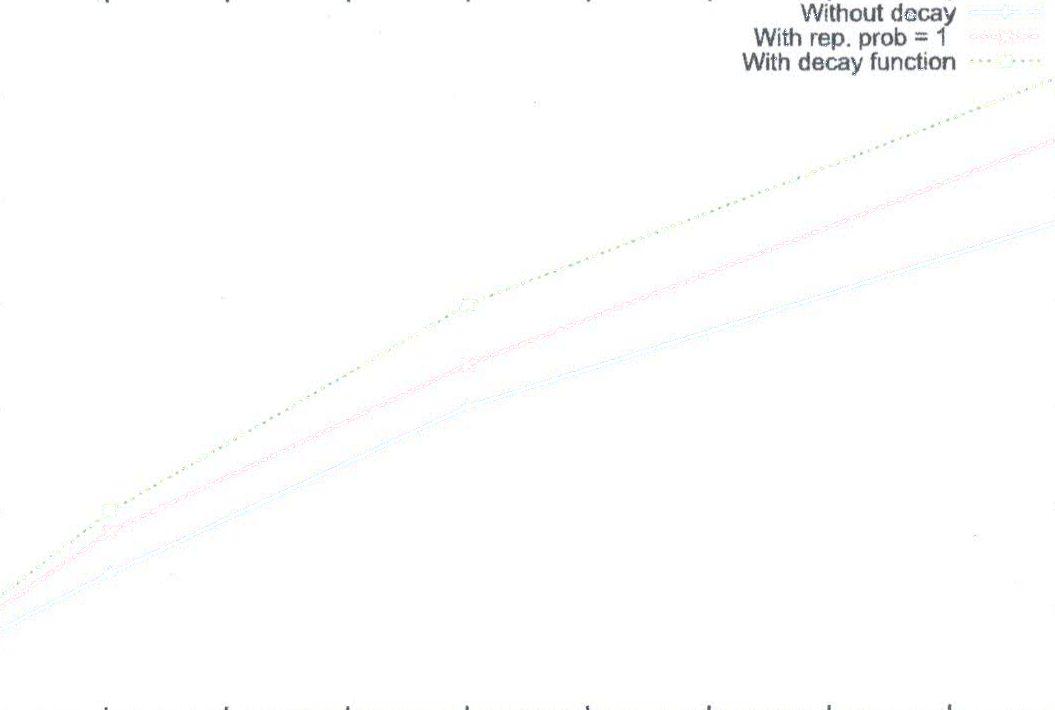
//> input picture ocr/unColored/b.png, 1055 x 710 px
$ ./legendDetection ../../ocr/unColored/b.png   (built with g++ and OpenCV 4)
//> lines starting //> are read from the running program, lines starting //| are printed output that depends on the picture; after the words box and inside, x2 and y2 are one past the last pixel; in counts of white or black regions, pixels touching at a corner belong together
### New Submission/Console/peakdetect.h
#include <stdio.h>
#include <stdlib.h>
#include <string.h>

void print_help(void);

void print_version(void);

int detect_peak(
        const double*   data, /* the data */
        int             data_count, /* row count of data */
        int*            emi_peaks, /* emission peaks will be put here */
        int*            num_emi_peaks, /* number of emission peaks found */
        int             max_emi_peaks, /* maximum number of emission peaks */
        int*            absop_peaks, /* absorption peaks will be put here */
        int*            num_absop_peaks, /* number of absorption peaks found */
        int             max_absop_peaks, /* maximum number of absorption peaks
                                            */
        double          delta, /* delta used for distinguishing peaks */
        int             emi_first /* should we search emission peak first of
                                     absorption peak first? */
        );

int run(int argc,  char **argv);

### ocr/peakdetect.h
#include <stdio.h>
#include <stdlib.h>
#include <string.h>

void print_help(void);

void print_version(void);

int detect_peak(
        const double*   data, /* the data */
        int             data_count, /* row count of data */
        int*            emi_peaks, /* emission peaks will be put here */
        int*            num_emi_peaks, /* number of emission peaks found */
        int             max_emi_peaks, /* maximum number of emission peaks */
        int*            absop_peaks, /* absorption peaks will be put here */
        int*            num_absop_peaks, /* number of absorption peaks found */
        int             max_absop_peaks, /* maximum number of absorption peaks
                                            */
        double          delta, /* delta used for distinguishing peaks */
        int             emi_first /* should we search emission peak first of
                                     absorption peak first? */
        );

int run(int argc,  char **argv);

### ocr/peakdetect.cpp
#include <stdio.h>
#include <stdlib.h>
#include <string.h>
#include "peakdetect.h"
// [41 lines left out: functions print_help, print_version, not called in this run]

int detect_peak(
        const double*   data, /* the data */
        int             data_count, /* row count of data */
        int*            emi_peaks, /* emission peaks will be put here */
        int*            num_emi_peaks, /* number of emission peaks found */
        int             max_emi_peaks, /* maximum number of emission peaks */
        int*            absop_peaks, /* absorption peaks will be put here */
        int*            num_absop_peaks, /* number of absorption peaks found */
        int             max_absop_peaks, /* maximum number of absorption peaks
                                            */
        double          delta, /* delta used for distinguishing peaks */
        int             emi_first /* should we search emission peak first of
                                     absorption peak first? */
        )
{
    int     i;
    double  mx;
    double  mn;
    int     mx_pos = 0;
    int     mn_pos = 0;
    int     is_detecting_emi = emi_first;


    mx = data[0];
    mn = data[0];

    *num_emi_peaks = 0;
    *num_absop_peaks = 0;

    for(i = 1; i < data_count; ++i)
    {
        if(data[i] > mx)
        {
            mx_pos = i;
            mx = data[i];
        }
        if(data[i] < mn)
        {
            mn_pos = i;
            mn = data[i];
        }

        if(is_detecting_emi &&
                data[i] < mx - delta)
        {
            if(*num_emi_peaks >= max_emi_peaks) /* not enough spaces */
                return 1;

            emi_peaks[*num_emi_peaks] = mx_pos;
            ++ (*num_emi_peaks);

            is_detecting_emi = 0;

            i = mx_pos - 1;

            mn = data[mx_pos];
            mn_pos = mx_pos;
        }
        else if((!is_detecting_emi) &&
                data[i] > mn + delta)
        {
            if(*num_absop_peaks >= max_absop_peaks)
                return 2;

            absop_peaks[*num_absop_peaks] = mn_pos;
            ++ (*num_absop_peaks);

            is_detecting_emi = 1;

            i = mn_pos - 1;

            mx = data[mn_pos];
            mx_pos = mn_pos;
        }
    }

    return 0;
}

int run(int argc,  char **argv)
{
#define INITIAL_ROW_COUNT       1500
#define ROW_COUNT_INCREASEMENT  3000
    double*     data[2];
    double      row[2];
#define MAX_PEAK    200
    int         emi_peaks[MAX_PEAK];
    int         absorp_peaks[MAX_PEAK];
    int         emi_count = 0;
    int         absorp_count = 0;
#define LINE_BUFFER_SIZE    120
    char        line[LINE_BUFFER_SIZE];
    FILE*       out =   stdout;
    FILE*       in  =   stdin;
    int         i;
    double      delta = 1e-6;
    int         emission_first = 0;
    int         idummy;

    /*
     * argument parsing
     */
    {
        int flag_delta = 0;
        int flag_in = 0;
        int flag_out = 0;
        int flag_mode = 0;
        for(i = 1; i < argc; ++i)
        {
            if(flag_delta)
            {
                delta = atof(argv[i]);
                flag_delta = 0;
            }
            else if(flag_in)
            {
                in = fopen(argv[i], "r");
                if(!in)
                {
                    fprintf(stdout, "Failed to open file \"");
                    fprintf(stdout, "%s",argv[i]);
                    fprintf(stdout, "\".\n");
                    exit(2);
                }
                flag_in = 0;
            }
            else if(flag_out)
            {
                out = fopen(argv[i], "w");
                if(!out)
                {
                    fprintf(stdout, "Failed to open file \"");
                    fprintf(stdout, "%s",argv[i]);
                    fprintf(stdout, "\".\n");
                    exit(2);
                }
                flag_out = 0;

            }
            else if(flag_mode)
            {
                if(!strcmp(argv[i], "a"))
                    emission_first = 0;
                else if(!strcmp(argv[i], "e"))
                    emission_first = 1;
                else
                {
                    fprintf(stdout,
                            "Argument parsing error: Unknown mode \"");
                    fprintf(stdout,  "%s",argv[i]);
                    fprintf(stdout, "\"\n");
                    exit(4);
                }

                flag_mode = 0;
            }
            else if(!strcmp(argv[i], "-d"))
                flag_delta = 1;
            else if(!strcmp(argv[i], "-i"))
                flag_in = 1;
            else if(!strcmp(argv[i], "-o"))
                flag_out = 1;
            else if(!strcmp(argv[i], "-m"))
                flag_mode = 1;
            else if(!strcmp(argv[i], "--help"))
                print_help();
            else if(!strcmp(argv[i], "--version"))
                print_version();
            else
            {
                fprintf(stdout, "Unknown option \"");
                fprintf(stdout,  "%s",argv[i]);
                fprintf(stdout, "\".\n");
                exit(3);
            }

        }
    }

    data[0] = (double*) malloc(sizeof(double) * INITIAL_ROW_COUNT);
    data[1] = (double*) malloc(sizeof(double) * INITIAL_ROW_COUNT);

    /* read data */
    i = 0;
    while(fgets(line, LINE_BUFFER_SIZE, in))
    {
        /* when the buffer is not large enough, increase the buffer size */
        idummy = i - INITIAL_ROW_COUNT;
        if(idummy >= 0 && idummy % ROW_COUNT_INCREASEMENT == 0)
        {
            double*     tmp;
            int         j;

            for(j = 0; j < 2; ++j)
            {
                tmp = (double*) malloc(
                        sizeof(double) * (i + ROW_COUNT_INCREASEMENT));
                memcpy(tmp, data[j], i * sizeof(double));
                free(data[j]);
                data[j] = tmp;
            }
        }

        sscanf(line, "%lf,%lf", row, row + 1);
        data[0][i] = row[0];
        data[1][i] = row[1];
        ++ i;
    }

    if(detect_peak(data[1], i,
                emi_peaks, &emi_count, MAX_PEAK,
                absorp_peaks, &absorp_count, MAX_PEAK,
                delta, emission_first))
    {
        fprintf(stdout, "There are too many peaks.\n");
        exit(1);
    }
    for(i = 0; i < emi_count; ++i)
        fprintf(out, "%e,%e\n", data[0][emi_peaks[i]], data[1][emi_peaks[i]]);
    puts("");
    for(i = 0; i < absorp_count; ++i)
        fprintf(out, "%e,%e\n", data[0][absorp_peaks[i]],
                data[1][absorp_peaks[i]]);
    fclose(out);
    return 0;
}

### New Submission/Console/legendDetection.cpp
#include "opencv2/highgui/highgui.hpp"
#include "opencv2/imgproc/imgproc.hpp"
#include <iostream>
#include <stdio.h>
#include <stdlib.h>
//#include "stdafx.h"
#include "opencv2/core/core.hpp"
#include "opencv2/opencv.hpp"
#include <opencv2/objdetect/objdetect.hpp>
#include <fstream>
#include <math.h>
#include <vector>
#include <map>
#include <string>
// #include </home/evil999man/inter_hall_16/ocr/peakdetect.cpp>
// #include </home/aytas32/OpenSoft/inter_hall_16/ocr/peakdetect.cpp>


using namespace cv;
using namespace std;

int run(int argc, char **argv); // for peakdetect
// [57 lines left out: functions traverse, expandBMask, not called in this run]
// [47 lines of commented-out code are left out]

pair<int,int> histogram(vector<int> &rowHist,Mat& img){

	int maxH=0;
	int sum=0,avg;
	for(int i=0;i<rowHist.size();i++){
		//cout<<rowHist[i]<<endl;
		sum+=rowHist[i];
		maxH=max(maxH,rowHist[i]);
	}
	if(maxH==0)return{0,0};
	avg=sum/rowHist.size();
	//cout<<"MAx "<<maxH<<" "<<avg<<" "<<sum<<endl;
	int hist_w = rowHist.size(); int hist_h = 400;
	  for (int i = 0; i < rowHist.size(); ++i)
	  {
	    rowHist[i] = (rowHist[i] *hist_h)/maxH;
	  }
	 int bin_w = cvRound( (double) hist_w/rowHist.size() );
	  Mat histImg(hist_h, hist_w, CV_8U, Scalar(0));
	  for (int i = 1; i < rowHist.size(); i++) {
	    // histImg.at<uchar>(i,rowHist[i])=255;
	    /*if(rowHist[i - 1] - rowHist[i] < 50)
	    	continue;*/
	    line( histImg, Point( bin_w*(i-1), hist_h - cvRound(rowHist[i-1]) ) ,
	                       Point( bin_w*(i), hist_h - cvRound(rowHist[i]) ),
	                       Scalar( 255), 2, 8, 0  );
	  }
	  imshow("column Histogram",histImg);
	  // [6 lines of commented-out code are left out]

	  vector<pair<int,int> > seg;
	{
		int prv=-1; bool on=false;
		for(int i=0;i<rowHist.size();++i){

			if(rowHist[i]<0.7*maxH)
				if(on)	on=false,seg.push_back(make_pair(prv,i-1));
				else continue;

			else if(!on)	prv=i,on=true;
		}
		if(on) seg.push_back(make_pair(prv,rowHist.size()-1));
	}

	vector<pair<int,int> > finalseg;

  for(int it=0;it<seg.size();++it){
  	finalseg.push_back(seg[it]);
  	if(it)
  	if(-seg[it-1].second+seg[it].first<=img.cols*0.03){
  		finalseg.pop_back();
  		finalseg.rbegin()->second=seg[it].second;
  	}
  }
  pair<int,int> maxLen=make_pair(0,0);
  for(int i=0;i<finalseg.size();i++){
  	if(finalseg[i].second-finalseg[i].first>maxLen.second-maxLen.first)
  		maxLen=finalseg[i];
  }
  // [11 lines of commented-out code are left out]
  return maxLen;


}

int main(int argc, char const *argv[]){
	// [4 lines of commented-out code are left out]
	Mat un= imread(argv[1]);
//> un is the input picture: 710 rows x 1055 cols, CV_8UC3; mean B, G, R 253.8, 253.8, 253.7
	double mean,maxdev=50,r,b,g;
	double diffr,diffg,diffb;
	Mat img1=imread(argv[1],1);
	Mat img0=imread(argv[1],0),eimg0;
	// imshow("middle",img0);


	for(int i=0;i<img0.cols;i++){
		for(int j=0;j<img0.rows;j++){
			Vec3b color = img1.at<Vec3b>(j,i);
			r=color[0];g=color[1];b=1.3*color[2];

			mean = (r + g + b) / 3;
	        diffr = abs(mean - r);
	        diffg = abs(mean - g);
	        diffb = abs(mean - b);
	        if ((diffr + diffg + diffb) < maxdev && img0.at<uchar>(j,i)<150)
	            img0.at<uchar>(j,i)=0;
	        else
	        	img0.at<uchar>(j,i)=255;
		}
	}
//> this loop made 1055 passes
//> (r, g, b, mean, diffr, diffg) on passes 1 to 3: (254, 254, 330.2, 279.4, 25.4, 25.4), (254, 254, 330.2, 279.4, 25.4, 25.4), (254, 254, 330.2, 279.4, 25.4, 25.4)
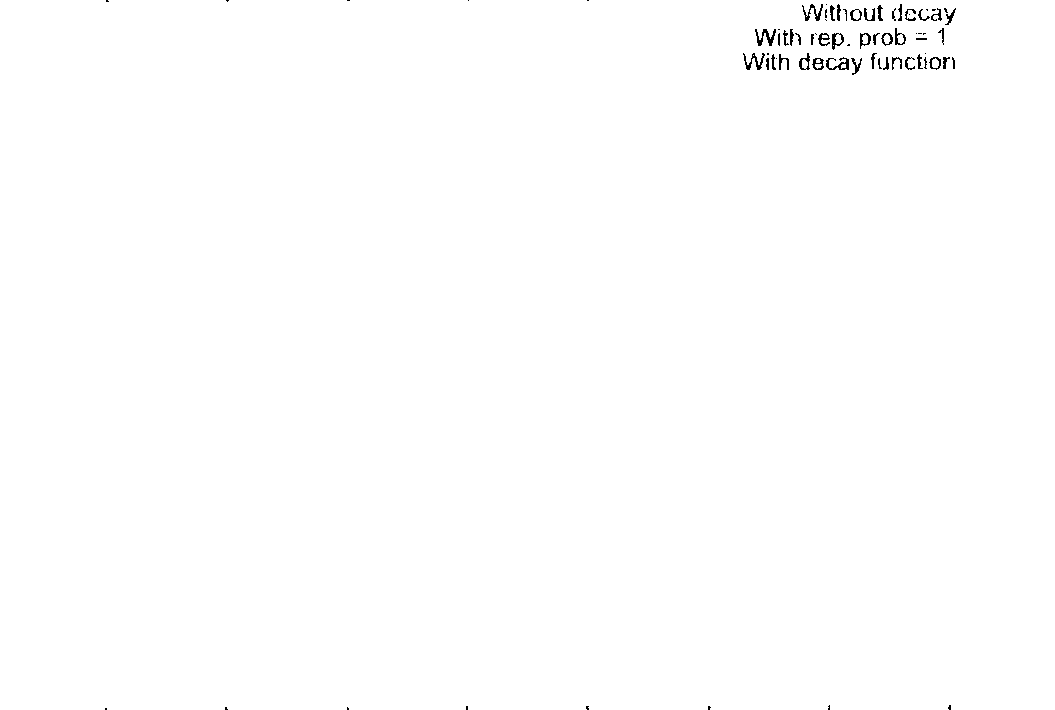
//> img0: 710 rows x 1055 cols, CV_8UC1; 99.6% white; black in thin lines or dots, all inside (x1, y1, x2, y2) = (105, 0, 956, 710)
//> after the loop, r = 255; g = 253; b = 330.2; mean = 279.4; diffr = 24.4; diffg = 26.4
	Mat imgBW=img0.clone();

	int erosion_size=5;
	// dilate(img0, img0, getStructuringElement(MORPH_ELLIPSE, Size(3 , 3)) );
	erode(img0, img0, getStructuringElement(MORPH_ELLIPSE, Size(5 , 1)));
	// [10 lines of commented-out code are left out]
	imshow("yo",img0);
	Mat unCol=img0.clone();

	//imshow("sidnv",unCol);
	waitKey(0);
	vector<int> rowHist(unCol.rows,0);
	for(int i=0.01*unCol.rows;i<unCol.rows*0.99;i++){
		for(int j=0.01*unCol.cols;j<unCol.cols*0.99;j++){
			if(unCol.at<uchar>(i,j)==0){
				rowHist[i]++;
			}
		}
	}
//> after the loop, rowHist = 710 values, max 98 at index 58, min 0 at index 0, mean 3.55


	int maxH = 0,sum=0,avg;
	for(int i=0;i<rowHist.size();i++){
		//cout<<rowHist[i]<<endl;
		maxH=max(maxH,rowHist[i]);
		sum+=rowHist[i];
	}
//> this loop made 710 passes
//> (maxH, sum) on passes 1 to 3: (0, 0), (0, 0), (0, 0)
//> after the loop, maxH = 98; sum = 2518
	maxH=0;//shift histogram by the avg
	avg=sum/rowHist.size();
//> avg = 3
	// cout<<"ave "<<avg<<endl;
	for(int i=0;i<rowHist.size();i++){
		//cout<<rowHist[i]<<endl;
		rowHist[i]-=0.8*avg;
		maxH=max(maxH,rowHist[i]);

		//sum+=rowHist[i];
	}
//> this loop made 710 passes
//> maxH on passes 1 to 3: 0, 0, 0
//> after the loop, rowHist = 710 values, max 95 at index 58, min -2 at index 0, mean 1.46; maxH = 95
	vector<int> zeroMaxima;
	bool high=false,low=true;
	for(int i=0;i<rowHist.size();i++){
		// [9 lines of commented-out code are left out]
		if(rowHist[i]<=0)
			zeroMaxima.push_back(i);
	}
//> after the loop, zeroMaxima = 655 values from 0 to 709
	// [25 lines of commented-out code are left out]
	int hist_w = rowHist.size(); int hist_h = 400;
//> after `int hist_w = rowHist.size()`: hist_w = 710
  {
	  for (int i = 0; i < rowHist.size(); ++i)
	  {
	    rowHist[i] = (rowHist[i] *hist_h)/maxH;
	  }
//> after the loop, rowHist = 710 values, max 400 at index 58, min -8 at index 0, mean 6.52
      int avg=sum/rowHist.size();
       int bin_w = cvRound( (double) hist_w/rowHist.size() );
//> bin_w = 1
        Mat histImg(hist_h, hist_w, CV_8U, Scalar(0));
//> histImg: 400 rows x 710 cols, CV_8UC1; every value is 0
        for (int i = 1; i < rowHist.size(); i++) {
          line( histImg, Point( bin_w*(i-1), hist_h - cvRound(rowHist[i-1]) ) ,
                             Point( bin_w*(i), hist_h - cvRound(rowHist[i]) ),
                             Scalar( 255), 2, 8, 0  );
        }
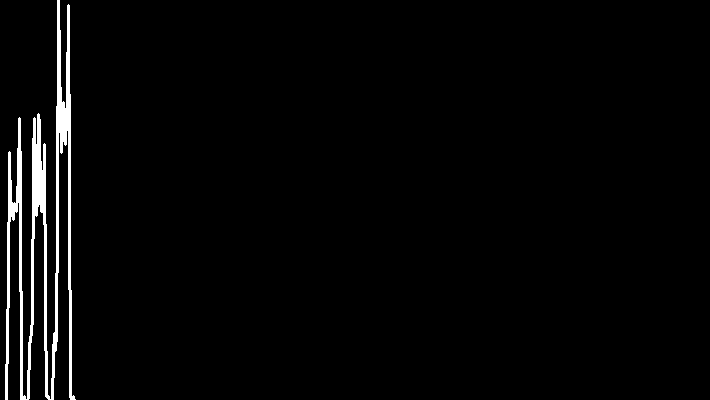
//> histImg: 400 rows x 710 cols, CV_8UC1; 2.5% white; 1 white region, box (x1, y1, x2, y2) and area: (5, 0, 76, 400) 7050
        imshow("row Histogram",histImg);
    }

	 // [14 lines of commented-out code are left out]
	vector<pair<int,int> > seg;
	{
		int prv=-1; bool on=false;
		for(int i=0;i<rowHist.size();++i){

			if(rowHist[i]>0)
				if(on)	on=false,seg.push_back(make_pair(prv,i-1));
				else continue;

			else if(!on)	prv=i,on=true;
		}
//> after the loop, on = true; seg = 5 pairs: [0, 6], [21, 23], [25, 27], [49, 52], [71, 72]; prv = 74
		if(on) seg.push_back(make_pair(prv,rowHist.size()-1));
//> seg = 6 pairs: [0, 6], [21, 23], [25, 27], [49, 52], [71, 72], [74, 709]
	}
	for(int i=0;i<seg.size();i++)
		cout<<"SEG "<<seg[i].first<<" "<<seg[i].second<<"\n";
//> this loop made 6 passes
//| SEG 0 6
//| SEG 21 23
//| SEG 25 27
//| SEG 49 52
//| SEG 71 72
//> (output is shown up to pass 5 of 6)


	FILE* fp = fopen("res1.csv","w");
	  for(int i=0;i<rowHist.size();i++){
	    fprintf(fp,"%d,%d\n",i,rowHist[i]);
	  }
	 fclose(fp);

    string cmd = "dummy -i res1.csv -d 1e2 -o out1.csv";
    std::vector<char *> args;
    std::istringstream iss(cmd);

    std::string token;
    while(iss >> token) {
      char *arg = new char[token.size() + 1];
      copy(token.begin(), token.end(), arg);
      arg[token.size()] = '\0';
      args.push_back(arg);
    }

	run(args.size(), &args[0]);
	// cout<<"HERE\n";
	for(size_t i = 0; i < args.size(); i++)
      delete[] args[i];

  // system("./peakdetect -i res.csv -d 1e2 -o out.csv");//1e2
  ifstream FP("out1.csv");
  int i,j;
  string as;
  vector<float> maxima;
  i=0;
  while(getline(FP,as)){
    maxima.push_back(stof(as));
    ++i;
  }
  // print the number of maxima
  int maxNo=maxima.size()/2;
  printf("%d\n", (int)maxima.size()/2);
  // first half of maxima array is max, second half is min
  //maxima.push_back(256);


	// cout<<"HERE \n";
  int bin_w = cvRound( (double) hist_w/rowHist.size() );
  Mat histImg(hist_h, hist_w, CV_8U, Scalar(0));
  for (int i = 1; i < rowHist.size(); i++) {
    // histImg.at<uchar>(i,rowHist[i])=255;
    /*if(rowHist[i - 1] - rowHist[i] < 50)
    	continue;*/
    line( histImg, Point( bin_w*(i-1), hist_h - cvRound(rowHist[i-1]) ) ,
                       Point( bin_w*(i), hist_h - cvRound(rowHist[i]) ),
                       Scalar( 255), 2, 8, 0  );
  }

  // [6 lines of commented-out code are left out]

  vector<pair<int,int> > finalseg;

  for(int it=0;it<seg.size();++it){
  	finalseg.push_back(seg[it]);
  	if(it)
  	if(-seg[it-1].second+seg[it].first<=un.rows*0.019){
  				//cout<<it<<" ";
  		finalseg.pop_back();
  		finalseg.rbegin()->second=seg[it].second;
  	}
  }
  for(int i=0;i<finalseg.size();i++)
		cout<<"FINALSEG "<<finalseg[i].first<<" "<<finalseg[i].second<<"\n";
//> this loop made 4 passes
//| FINALSEG 0 6
//| FINALSEG 21 27
//| FINALSEG 49 52
//| FINALSEG 71 709

  erode(img0, img0, getStructuringElement(MORPH_ELLIPSE, Size(5,11)) );
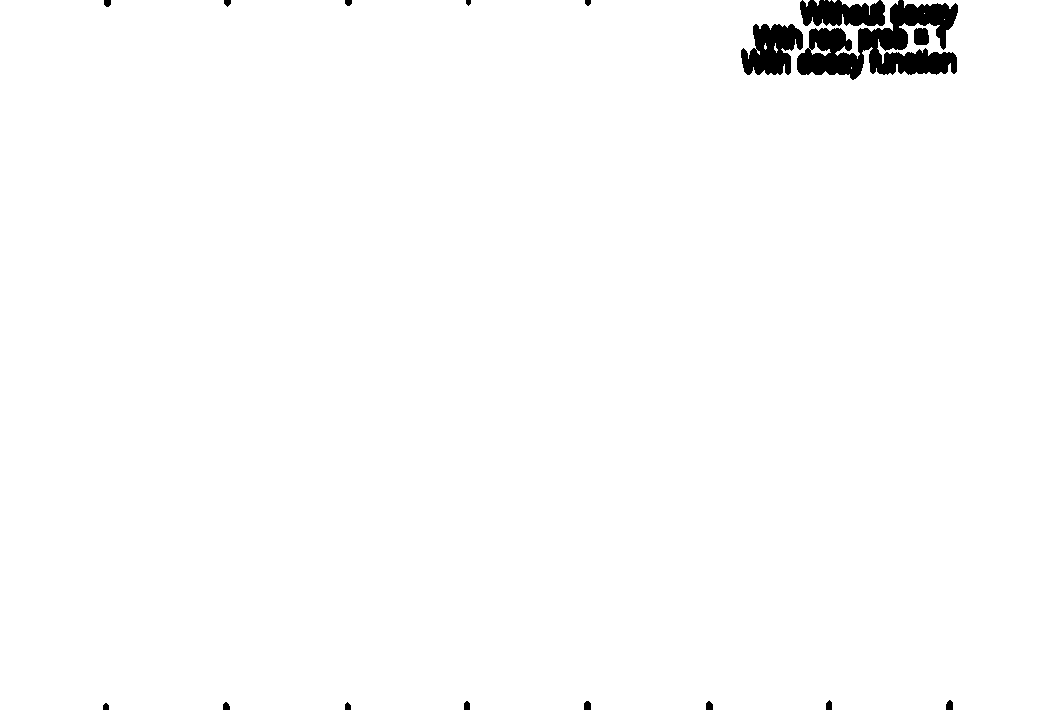
//> img0: 710 rows x 1055 cols, CV_8UC1; 98.5% white; 17 black regions, largest, box (x1, y1, x2, y2) and area: (797, 0, 958, 80) 6542, (741, 24, 803, 75) 2169, (800, 0, 885, 26) 1793
  vector<pair<int,int>> whites;
  // cout<<finalseg.size()<<" : \n";
  // return 0;
  for(int i=1;i<seg.size();i++){
  	whites.push_back(make_pair(seg[i-1].second+1,seg[i].first-1));


  	// cout<<finalseg[i-1].second+1<<" "<<finalseg[i].first-1<<endl;
  }
//> this loop made 5 passes
  for(int i=0;i<whites.size();i++)
		cout<<"WHITES "<<whites[i].first<<" "<<whites[i].second<<"\n";
  // [8 lines of commented-out code are left out]

  for(int i=0;i<whites.size();i++){
  	vector<int> colHist(un.cols,0);
  	for(int j=whites[i].first;j<whites[i].second;j++){
  		for(int k=0;k<un.cols;k++){
  			if(img0.at<uchar>(j,k)==0)
  				colHist[k]++;
  		}
  	}
  	pair<int,int> X=histogram(colHist,un);
  	// waitKey(0);
  	pair<int,int> Y=whites[i];
  	for(int m=Y.first;m<Y.second;m++){
  		for(int n=X.first;n<X.second;n++){
  			un.at<Vec3b>(m,n)=Vec3b(255,0,0);
  		}
  	}


  }
//> this loop made 5 passes
//> (X, Y) on passes 1 to 5: ((800, 957), (7, 20)), ((0, 0), (24, 24)), ((753, 949), (28, 48)), ((741, 956), (53, 70)), ((0, 0), (73, 73))
//> pass 1, in histogram, `imshow("column Histogram",histImg);`:
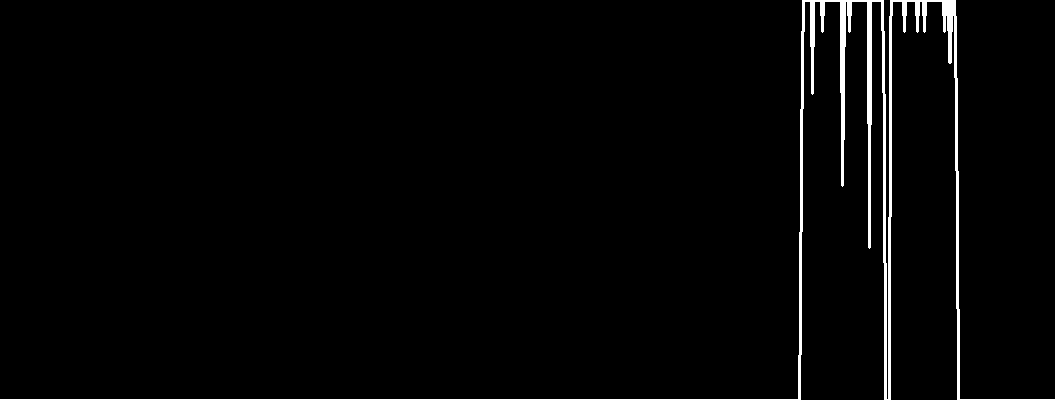
//> window 'column Histogram': 400 rows x 1055 cols, CV_8UC1; 2.2% white; 1 white region, box (x1, y1, x2, y2) and area: (0, 0, 1055, 400) 9163
//> (the rest of the program and of its run is left out)
